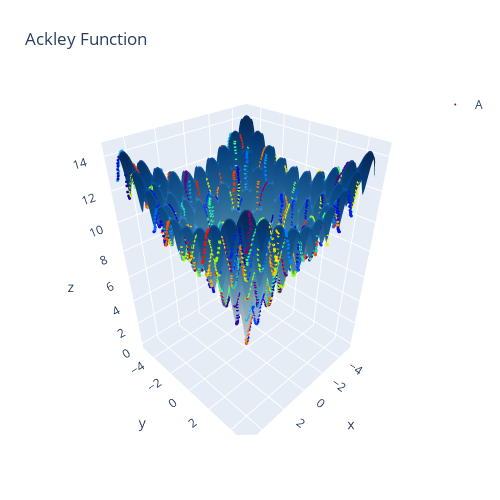

Notebook code cell kept with this figure:
### Markdown cell above
Since each iteration tries 10 neighbors, this actually gets pretty close to the optimal solution, only 0.005157 off!

### Code cell
# Helpful analysis
# An example of plotting solutions from 3 optimziation methods.
# all_method_candidates has shape [3, 1000, 2], the first dim is the number of solutions
# the second dim is the number of steps taken in each method.
# shcr_candidates = np.random.rand(100,2) # EXAMPLE PURPOSES ONLY replace with your actual solution.
shcr_candidates = asarray(shcr_candidates).reshape(-1,2)
all_method_candidates = np.array([shcr_candidates])
ack_figure = create_ackley_figure(all_method_candidates)
ack_figure

### Figure 1 — Plotly figure (JSON) as saved in the notebook; plotly's stock layout.template omitted (floating-point values rounded to 4 significant figures; data arrays with more than 128 entries replaced by an {"elided": "..."} marker saying what was removed)
{"data": [{"colorscale": [[0, "rgb(247,251,255)"], [0.125, "rgb(222,235,247)"], [0.25, "rgb(198,219,239)"], [0.375, "rgb(158,202,225)"], [0.5, "rgb(107,174,214)"], [0.625, "rgb(66,146,198)"], [0.75, "rgb(33,113,181)"], [0.875, "rgb(8,81,156)"], [1, "rgb(8,48,107)"]], "showscale": false, "type": "surface", "x": {"elided": "100x100 float values"}, "y": {"elided": "100x100 float values"}, "z": {"elided": "100x100 float values"}}, {"marker": {"color": {"elided": "3819 float values"}, "colorscale": [[0, "rgb(150,0,90)"], [0.125, "rgb(0,0,200)"], [0.25, "rgb(0,25,255)"], [0.375, "rgb(0,152,255)"], [0.5, "rgb(44,255,150)"], [0.625, "rgb(151,255,0)"], [0.75, "rgb(255,234,0)"], [0.875, "rgb(255,111,0)"], [1, "rgb(255,0,0)"]], "size": 1}, "mode": "markers", "name": "A", "type": "scatter3d", "x": {"elided": "3819 float values"}, "y": {"elided": "3819 float values"}, "z": {"elided": "3819 float values"}}], "layout": {"autosize": false, "height": 500, "margin": {"b": 65, "l": 65, "r": 50, "t": 90}, "showlegend": true, "title": {"text": "Ackley Function"}, "width": 500}}
